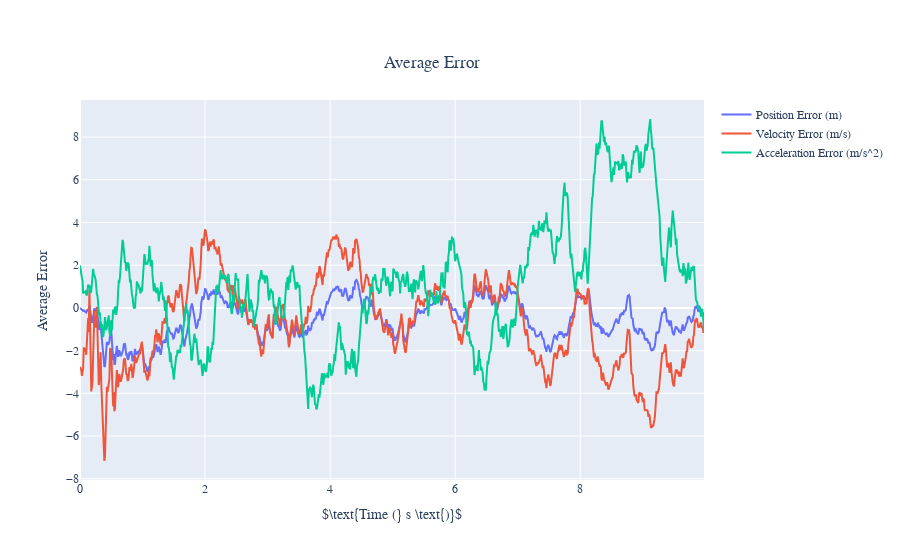
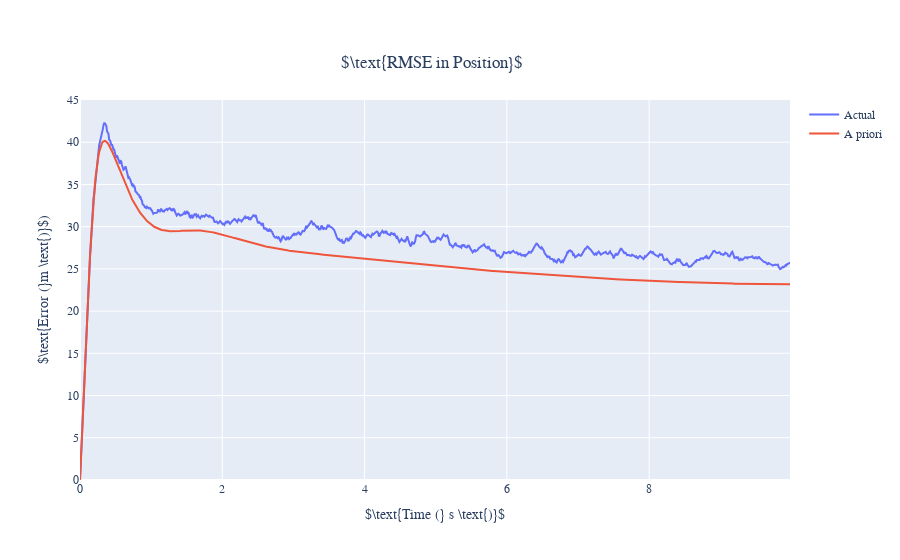
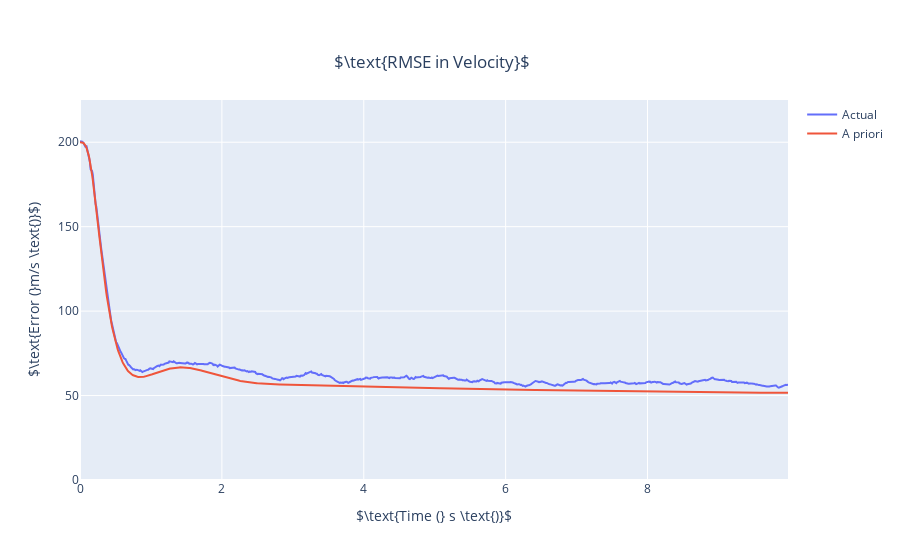
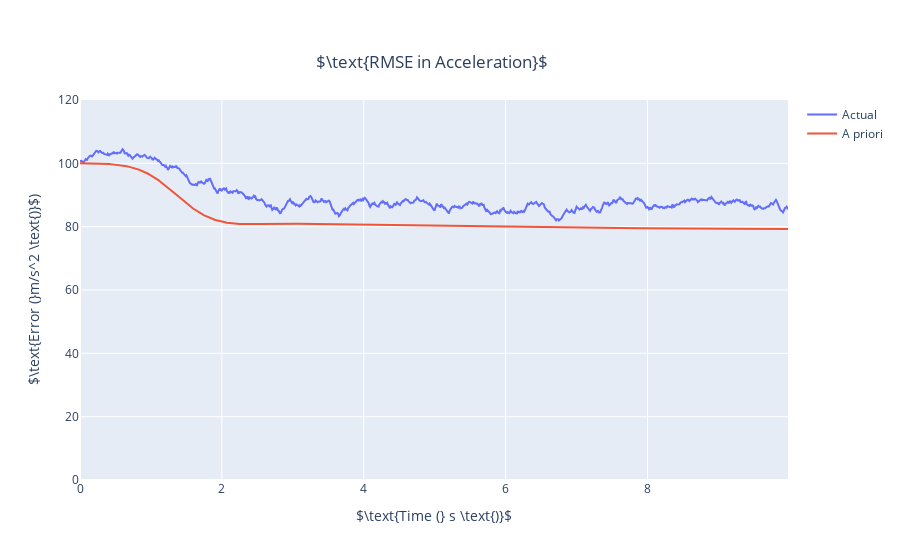

The notebook cell saved with these charts, in order:
### Code cell
endindex = 999
myfont = "Times New Roman"

# Average error
fig_avg_error = go.Figure()
fig_avg_error.add_trace(go.Scatter(x=timevec[0:endindex], y=avg_error[0,:], name="Position Error (m)"))
fig_avg_error.add_trace(go.Scatter(x=timevec[0:endindex], y=avg_error[1,:], name="Velocity Error (m/s)"))
fig_avg_error.add_trace(go.Scatter(x=timevec[0:endindex], y=avg_error[2,:], name="Acceleration Error (m/s^2)"))
fig_avg_error.update_layout(font = {'family' : myfont}, title={'font': {'family': myfont}, 'text':"Average Error",'xanchor':'center','yanchor':'top','y':0.9,'x':0.48}, xaxis = dict( title = dict (text=r"$\text{Time (} s \text{)}$", font = dict(family = myfont))), yaxis_title="Average Error")
fig_avg_error.show()

# RMSE in position
fig_rmse_pos = go.Figure()
fig_rmse_pos.add_trace(go.Scatter(x=timevec[0:endindex], y=rmse[0,:], name="Actual"))
# fig_rmse_pos.add_trace(go.Scatter(x=timevec[0:endindex], y=np.sqrt(P_actual[0,0,:]), name="Actual"))
fig_rmse_pos.add_trace(go.Scatter(x=filtersol.t[0:endindex], y=std_pos[0:endindex], name='A priori'))
fig_rmse_pos.update_layout(font = {'family' : myfont}, title={'font': {'family': myfont}, 'text':r"$\text{RMSE in Position}$",'xanchor':'center','yanchor':'top','y':0.9,'x':0.48}, xaxis = dict( title = dict (text=r"$\text{Time (} s \text{)}$", font = dict(family = myfont))), yaxis_title=r"$\text{Error (}m \text{)}$)", yaxis = dict( range = [0, 45] ))
fig_rmse_pos.show()

# RMSE in velocity
fig_rmse_vel = go.Figure()
fig_rmse_vel.add_trace(go.Scatter(x=timevec[0:endindex], y=rmse[1,:], name="Actual"))
fig_rmse_vel.add_trace(go.Scatter(x=filtersol.t[0:endindex], y=std_vel[0:endindex], name='A priori'))
fig_rmse_vel.update_layout(title={'text':r"$\text{RMSE in Velocity}$",'xanchor':'center','yanchor':'top','y':0.9,'x':0.48}, xaxis_title=r"$\text{Time (} s \text{)}$", yaxis_title=r"$\text{Error (}m/s \text{)}$)", yaxis = dict(range=[0,225]))
fig_rmse_vel.show()

# RMSE in acceleration
fig_rmse_accel = go.Figure()
fig_rmse_accel.add_trace(go.Scatter(x=timevec[0:endindex], y=rmse[2,:], name="Actual"))
fig_rmse_accel.add_trace(go.Scatter(x=filtersol.t[0:endindex], y=std_accel[0:endindex], name='A priori'))
fig_rmse_accel.update_layout(title={'text':r"$\text{RMSE in Acceleration}$",'xanchor':'center','yanchor':'top','y':0.9,'x':0.48}, xaxis_title=r"$\text{Time (} s \text{)}$", yaxis_title=r"$\text{Error (}m/s^2 \text{)}$)", yaxis = dict(range=[0,120]))
fig_rmse_accel.show()

### Figure 1 — Plotly figure (JSON) as saved in the notebook; plotly's stock layout.template omitted (floating-point values rounded to 4 significant figures; data arrays with more than 128 entries replaced by an {"elided": "..."} marker saying what was removed)
{"data": [{"name": "Position Error (m)", "type": "scatter", "x": {"elided": "999 float values"}, "y": {"elided": "1000 float values"}}, {"name": "Velocity Error (m/s)", "type": "scatter", "x": {"elided": "999 float values"}, "y": {"elided": "1000 float values"}}, {"name": "Acceleration Error (m/s^2)", "type": "scatter", "x": {"elided": "999 float values"}, "y": {"elided": "1000 float values"}}], "layout": {"autosize": true, "font": {"family": "Times New Roman"}, "title": {"font": {"family": "Times New Roman"}, "text": "Average Error", "x": 0.48, "xanchor": "center", "y": 0.9, "yanchor": "top"}, "xaxis": {"autorange": true, "range": [0, 9.98], "title": {"font": {"family": "Times New Roman"}, "text": "$\\text{Time (} s \\text{)}$"}, "type": "linear"}, "yaxis": {"autorange": true, "range": [-8.058, 9.736], "title": {"text": "Average Error"}, "type": "linear"}}}

### Figure 2 — Plotly figure (JSON) as saved in the notebook; plotly's stock layout.template omitted (floating-point values rounded to 4 significant figures; data arrays with more than 128 entries replaced by an {"elided": "..."} marker saying what was removed)
{"data": [{"name": "Actual", "type": "scatter", "x": {"elided": "999 float values"}, "y": {"elided": "1000 float values"}}, {"name": "A priori", "type": "scatter", "x": {"elided": "999 float values"}, "y": {"elided": "999 float values"}}], "layout": {"autosize": true, "font": {"family": "Times New Roman"}, "title": {"font": {"family": "Times New Roman"}, "text": "$\\text{RMSE in Position}$", "x": 0.48, "xanchor": "center", "y": 0.9, "yanchor": "top"}, "xaxis": {"autorange": true, "range": [0, 9.98], "title": {"font": {"family": "Times New Roman"}, "text": "$\\text{Time (} s \\text{)}$"}, "type": "linear"}, "yaxis": {"range": [0, 45], "title": {"text": "$\\text{Error (}m \\text{)}$)"}, "type": "linear"}}}

### Figure 3 — Plotly figure (JSON) as saved in the notebook; plotly's stock layout.template omitted (floating-point values rounded to 4 significant figures; data arrays with more than 128 entries replaced by an {"elided": "..."} marker saying what was removed)
{"data": [{"name": "Actual", "type": "scatter", "x": {"elided": "999 float values"}, "y": {"elided": "1000 float values"}}, {"name": "A priori", "type": "scatter", "x": {"elided": "999 float values"}, "y": {"elided": "999 float values"}}], "layout": {"autosize": true, "title": {"text": "$\\text{RMSE in Velocity}$", "x": 0.48, "xanchor": "center", "y": 0.9, "yanchor": "top"}, "xaxis": {"autorange": true, "range": [0, 9.98], "title": {"text": "$\\text{Time (} s \\text{)}$"}, "type": "linear"}, "yaxis": {"range": [0, 225], "title": {"text": "$\\text{Error (}m/s \\text{)}$)"}, "type": "linear"}}}

### Figure 4 — Plotly figure (JSON) as saved in the notebook; plotly's stock layout.template omitted (floating-point values rounded to 4 significant figures; data arrays with more than 128 entries replaced by an {"elided": "..."} marker saying what was removed)
{"data": [{"name": "Actual", "type": "scatter", "x": {"elided": "999 float values"}, "y": {"elided": "1000 float values"}}, {"name": "A priori", "type": "scatter", "x": {"elided": "999 float values"}, "y": {"elided": "999 float values"}}], "layout": {"autosize": true, "title": {"text": "$\\text{RMSE in Acceleration}$", "x": 0.48, "xanchor": "center", "y": 0.9, "yanchor": "top"}, "xaxis": {"autorange": true, "range": [0, 9.98], "title": {"text": "$\\text{Time (} s \\text{)}$"}, "type": "linear"}, "yaxis": {"range": [0, 120], "title": {"text": "$\\text{Error (}m/s^2 \\text{)}$)"}, "type": "linear"}}}
